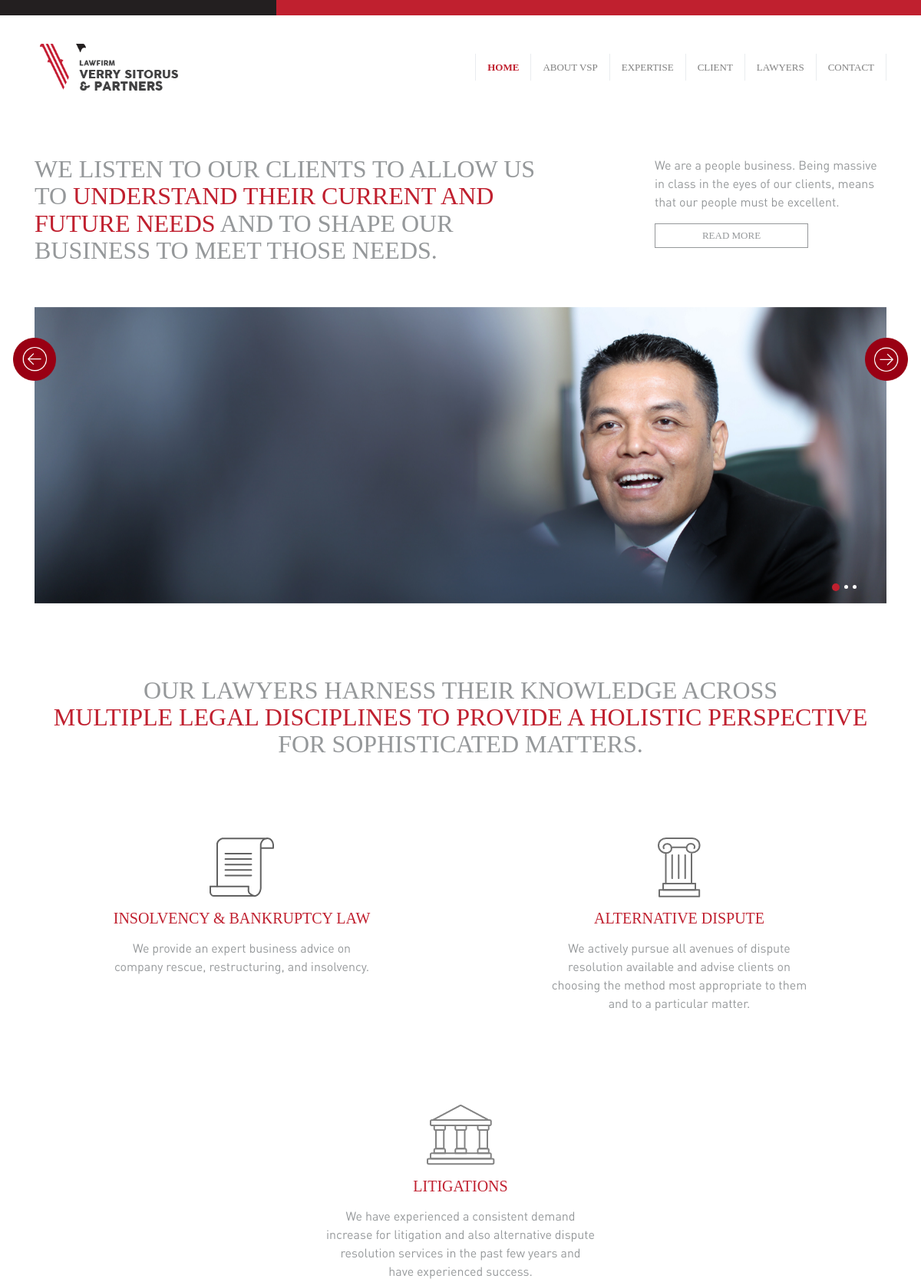
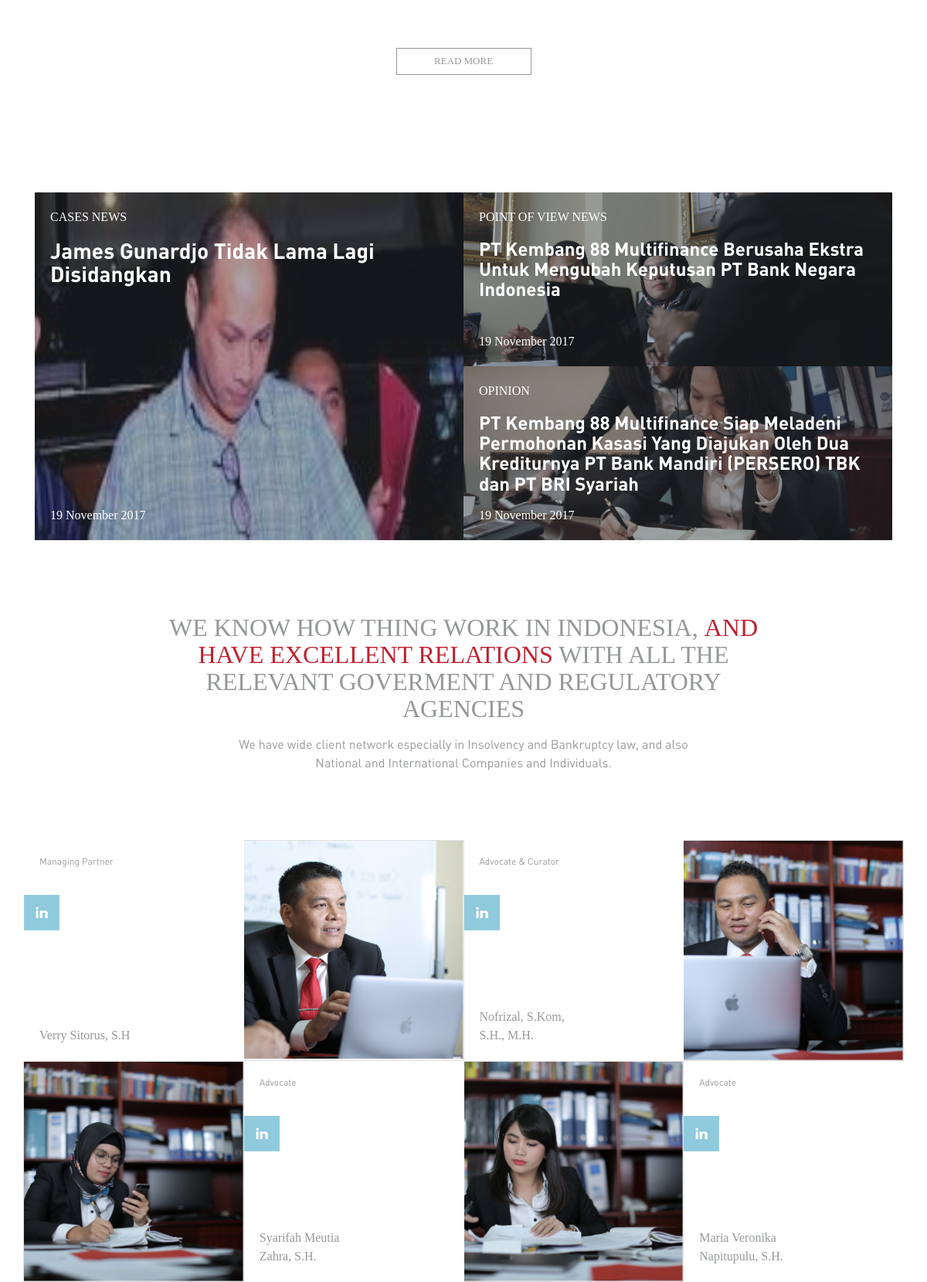
The page / (upper part) on the database its author committed (2 pictures, top to bottom).
### tables this page shows
CREATE TABLE `news` (
  `id_news` int(11) NOT NULL,
  `id_kategori` int(11) NOT NULL,
  `judul` varchar(255) NOT NULL,
  `header` mediumtext NOT NULL,
  `kolom1` mediumtext NOT NULL,
  `kolom2` mediumtext NOT NULL,
  `gambar` varchar(50) NOT NULL,
  `nomor` int(1) NOT NULL,
  `tgl_buat` date NOT NULL
);

CREATE TABLE `kategori` (
  `id_kategori` int(11) NOT NULL,
  `nama` varchar(25) NOT NULL
);

CREATE TABLE `teks` (
  `id` varchar(11) NOT NULL,
  `teks` mediumtext NOT NULL,
  `lokasi` varchar(20) NOT NULL
);

### tanggal.php (called while the page is built)
<?php
function tanggal_indo($tanggal)
{
    $bulan = array (1 =>   'Januari',
        'Februari',
        'Maret',
        'April',
        'Mei',
        'Juni',
        'Juli',
        'Agustus',
        'September',
        'Oktober',
        'November',
        'Desember'
    );
    $split = explode('-', $tanggal);
    return $split[2] . ' ' . $bulan[ (int)$split[1] ] . ' ' . $split[0];
}

### index.php (the view, shortened to what this page needs)
<?php
include ("config.php");
include ("tanggal.php");
$query = "select * from teks where id like 'lawyers%' order by id + 0";
$result = mysqli_query($db, $query);
$output = array();
while ($lawyers = mysqli_fetch_assoc($result))
    $output[] = $lawyers;
$query_news = "SELECT news.*, kategori.nama FROM news JOIN kategori ON news.id_kategori = kategori.id_kategori ORDER BY news.nomor ASC";
$result_news = mysqli_query($db, $query_news);
$news = array();
while ($row = mysqli_fetch_assoc($result_news))
    $news[] = $row;
?>
<!DOCTYPE html>
<html>
    <head>
        <link rel="stylesheet" href="assets/css/bootstrap.min.css">
        <link rel="stylesheet" href="assets/css/style.css">
    </head>
    <body>
        <table class="accent-color">
            <tr>
                <td class="black"></td>
                <td class="red"></td>
            </tr>
        </table>
        <nav class="navbar navbar-expand-lg navbar-light navbar-vsp my-4">
            <div class="container">
                <a class="navbar-brand" href="#">
                    <img src="assets/img/logo.png" alt="logo" width="180">
                </a>
              <div class="collapse navbar-collapse" id="navbarSupportedContent">
                <ul class="navbar-nav ml-auto">
                    <li class="nav-item border border-top-0 border-bottom-0 border-right-0 active">
                      <a class="nav-link" href="index.php">HOME <span class="sr-only">(current)</span></a>
                    </li>
                    <li class="nav-item border border-top-0 border-bottom-0 border-right-0">
                      <a class="nav-link" href="aboutus.php">ABOUT VSP</a>
                    </li>
                    <li class="nav-item border border-top-0 border-bottom-0 border-right-0">
                      <a class="nav-link" href="expertise.php">EXPERTISE</a>
                    </li>
                    <li class="nav-item border border-top-0 border-bottom-0 border-right-0">
                      <a class="nav-link" href="client.php">CLIENT</a>
                    </li>
                    <li class="nav-item border border-top-0 border-bottom-0 border-right-0">
                      <a class="nav-link" href="lawyers.php">LAWYERS</a>
                    </li>
                    <li class="nav-item border border-top-0 border-bottom-0">
                      <a class="nav-link" href="contact.php">CONTACT</a>
                    </li>
                </ul>
              </div>
          </div>
        </nav>
        <div class="container pt-5">
            <div class="row">
                <div class="col-md-8">
                    <h2 style="width:95%">WE LISTEN TO OUR CLIENTS TO ALLOW US TO  <span class="red">UNDERSTAND THEIR CURRENT AND FUTURE NEEDS</span> AND TO SHAPE OUR BUSINESS TO MEET THOSE NEEDS.</h2>
                </div>
                <div class="col-md-4">
                    <p class="ml-lg-5 ml-sm-1" style="width:85%">We are a people business. Being massive in class in the eyes of our clients, means that our people must be excellent. </p>
                    <a href="aboutus.php" class="btn btn-vsp btn-sm ml-lg-5 ml-sm-1" style="width:200px;">READ MORE</a>
                </div>
            </div>
            <div class="row">
                <div class="col-md-12">
                    <div id="carouselIndicator" class="carousel slide my-5" data-ride="carousel">
                      <ol class="carousel-indicators d-flex justify-content-end pl-5">
                        <li data-target="#carouselIndicator" data-slide-to="0" class="active"></li>
                        <li data-target="#carouselIndicator" data-slide-to="1"></li>
                        <li data-target="#carouselIndicator" data-slide-to="2"></li>
                      </ol>
                      <div class="carousel-inner">
                        <div class="carousel-item active">
                          <img class="d-block w-100" src="assets/img/01.jpg" alt="First slide">
                        </div>
                      </div>
                      <a class="carousel-control-prev d-none d-md-flex" href="#carouselIndicator" role="button" data-slide="prev">
                        <img src="assets/img/prev.png" alt="prev">
                      </a>
                      <a class="carousel-control-next d-none d-md-flex" href="#carouselIndicator" role="button" data-slide="next">
                        <img src="assets/img/next.png" alt="next">
                      </a>
                    </div>
                </div>
            </div>
            <div class="row my-5">
                <div class="col-md-12 mx-auto">
                    <div class="text-center">
                        <h2>OUR LAWYERS HARNESS THEIR KNOWLEDGE ACROSS<div class="red">MULTIPLE LEGAL DISCIPLINES TO PROVIDE A HOLISTIC PERSPECTIVE</div>FOR SOPHISTICATED MATTERS.</h2>
                    </div>
                </div>
            </div>
            <div class="row py-5">
                <div class="col-md-4 text-center mx-auto">
                    <img src="assets/img/logo-paper.png" alt="insolvency">
                    <h5 class="red pt-3">INSOLVENCY &amp; BANKRUPTCY LAW</h5>
                    <p class="pt-2">
                        We provide an expert business advice on company rescue, restructuring, and insolvency.
                    </p>
                </div>
                <div class="col-md-4 text-center mx-auto pt-5 pt-md-0">
                    <img src="assets/img/logo-pillar.png" alt="dispute">
                    <h5 class="red pt-3">ALTERNATIVE DISPUTE</h5>
                    <p class="pt-2">
                        We actively pursue all avenues of dispute resolution available and advise clients on choosing the method most appropriate to them and to a particular matter.
                    </p>
                </div>
            </div>
            <div class="row py-lg-5">
                <div class="col-md-4 text-center mx-auto py-lg-2">
                    <img src="assets/img/logo-pantheon.png" alt="insolvency">
                    <h5 class="red pt-3">LITIGATIONS</h5>
                    <p class="pt-2">
                        We have experienced a consistent demand increase for litigation and also alternative dispute resolution services in the past few years and have experienced success.
                    </p>
                    <a href="expertise.php" class="btn btn-vsp btn w-50 mt-5">READ MORE</a>
                </div>
            </div>
            <div class="row py-5 no-gutters mt-5">
                <div class="col-lg-6 col-md-12">
                    <a href="news.php?id=<?php echo $news[0]['id_news'];?>" class="card bg-dark text-white card-news">
                        <img class="card-img img-fluid" src="assets/img/<?php echo $news[0]['gambar'] ?>" alt="Card image" style="height:450px;">
                        <div class="card-img-overlay">
                            <p class="card-text"><?php echo strip_tags($news[0]['nama']) ?></p>
                            <h3 class="card-title"><?php echo strip_tags($news[0]['judul']) ?></h3>
                            <p class="card-text date"><?php echo tanggal_indo($news[0]['tgl_buat'])?></p>
                        </div>
                    </a>
                </div>
                <div class="col-lg-6 col-md-12">
                    <div class="row">
                        <div class="col-12">
                            <a href="news.php?id=<?php echo $news[1]['id_news'];?>" class="card bg-dark text-white card-news">
                                <img class="card-img img-fluid" src="assets/img/<?php echo $news[1]['gambar'] ?>" alt="Card image" style="height:225px;">
                                <div class="card-img-overlay">
                                    <p class="card-text"><?php echo strip_tags($news[1]['nama']) ?></p>
                                    <h4 class="card-title"><?php echo strip_tags($news[1]['judul']) ?></h4>
                                    <p class="card-text date"><?php echo tanggal_indo($news[1]['tgl_buat'])?></p>
                                </div>
                            </a>
                        </div>
                        <div class="col-12">
                            <a href="news.php?id=<?php echo $news[2]['id_news'];?>" class="card bg-dark text-white card-news">
                                <img class="card-img img-fluid" src="assets/img/<?php echo $news[2]['gambar'] ?>" alt="Card image" style="height:225px;">
                                <div class="card-img-overlay">
                                    <p class="card-text"><?php echo strip_tags($news[2]['nama']) ?></p>
                                    <h4 class="card-title"><?php echo strip_tags($news[2]['judul']) ?></h4>
                                    <p class="card-text date"><?php echo tanggal_indo($news[2]['tgl_buat'])?></p>
                                </div>
                            </a>
                        </div>
                    </div>
                </div>
            </div>
            <div class="row my-5">
                <div class="col-md-9 mx-auto">
                    <div class="text-center">
                        <h2>WE KNOW HOW THING WORK IN INDONESIA, <span class="red">AND HAVE EXCELLENT RELATIONS</span>
                            WITH ALL THE RELEVANT GOVERMENT AND REGULATORY AGENCIES</h2>
                        <p class="w-75 mx-auto pt-2">We have wide client network especially in Insolvency and Bankruptcy law, and also National and International Companies and Individuals.</p>
                    </div>
                </div>
            </div>
            <div class="row my-5">
                <div class="card-group my-4 w-100">
                <div class="card card-profile" id="profile-1" style="cursor:pointer">
                  <div class="card-body">
                    <h5 class="card-title"><?php echo $output[1]['teks']; ?></h5> <br>
                    <div class="social d-none d-md-flex">
                        <a href="<?php echo $output[3]['teks']; ?>" target="_blank">
                          <img src="assets/img/in.png" alt="instagram-logo">
                        </a>
                    </div>
                    <p class="card-text"><?php echo $output[2]['teks']; ?></p>
                  </div>
                </div>
                <div class="card" style="cursor:pointer">
                  <img class="card-img-top img-fluid" src="assets/img/1.png" id="image-1" style="max-height: 500px;">
                </div>
                  <div class="card card-profile" id="profile-2" style="cursor:pointer">
                    <div class="card-body">
                      <h5 class="card-title"><?php echo $output[4]['teks']; ?></h5> <br><br>
                      <div class="social d-none d-md-flex">
                          <a href="<?php echo $output[6]['teks']; ?>" target="_blank">
                            <img src="assets/img/in.png" alt="instagram-logo">
                          </a>
                      </div>
                      <p class="card-text"><?php echo $output[5]['teks']; ?></p>
                    </div>
                  </div>
                  <div class="card">
                    <img class="card-img-top" src="assets/img/2.png" id="image-2" style="cursor:pointer;max-height: 500px;">
                  </div>
                  <div class="card card-image">
                    <img class="card-img-top" src="assets/img/6.png" class="card-image" style="cursor:pointer;max-height: 500px;">
                  </div>
                  <div class="card card-profile" id="profile-3" style="cursor:pointer">
                    <div class="card-body">
                      <h5 class="card-title"><?php echo $output[7]['teks']; ?></h5> <br><br>
                      <div class="social d-none d-md-flex">
                          <a href="<?php echo $output[9]['teks']; ?>" target="_blank">
                            <img src="assets/img/in.png" alt="instagram-logo">
                          </a>
                      </div>
                      <p class="card-text"><?php echo $output[8]['teks']; ?></p>
                    </div>
                  </div>
                  <div class="card card-image">
                    <img class="card-image card-img-top" src="assets/img/4.png" style="cursor:pointer;max-height: 500px;">
                  </div>
                  <div class="card card-profile" id="profile-4" style="cursor:pointer">
                    <div class="card-body">
                      <h5 class="card-title"><?php echo $output[10]['teks']; ?></h5> <br><br>
                      <div class="social d-none d-md-flex">
                          <a href="<?php echo $output[12]['teks']; ?>" target="_blank">
                            <img src="assets/img/in.png" alt="instagram-logo">
                          </a>
                      </div>
                      <p class="card-text"><?php echo $output[11]['teks']; ?></p>
                    </div>
                  </div>
                </div>
            </div>
        </div>
    </body>
</html>

### assets/css/style.css (style rules this page uses)
body { margin: 0; padding: 0; color: #95989A; font-smooth: always; -webkit-font-smoothing: antialiased; -moz-osx-font-smoothing: grayscale; }
h1, h2, h3, h4, h5, .nav-link { font-family: Klavika-Regular; }
h6, p { font-family: DIN-Regular; }
.btn { font-family: Klavika-Bold; font-size: 12px; }
.btn.btn-sm { padding: 5px 0; }
.accent-color { width: 100%; height: 20px; border-collapse: collapse; }
.accent-color td { margin: 0; padding: 0; }
.accent-color td.black { width: 30%; background-color: #231F20; }
.accent-color td.red { width: 70%; background-color: #C0202F; }
.navbar { background: #fff; }
.navbar.navbar-vsp a { color: #95989A; font-size: 13px; margin: 0 7px; }
li.nav-item.active a { color: #C0202F!important; font-weight: bold; }
.red { color: #C0202F; font-family: Klavika-Bold; }
.btn-vsp { border: 1px solid #95989A; color: #95989A; background: none; border-radius: 0; font-size: 13px; outline: 0; }
.card-news { border-radius: 0; border: 0; }
.card-news img { opacity: 0.6; }
.card-news .date { position: absolute; bottom: 20px; }
.card-news .card-title { font-family: DIN-Bold; }
.card-news .card-text { font-family: Klavika-Bold; }
.card-profile { border-radius: 0; border-color: #ffffff; -o-transition: color .5s ease-out, background .5s ease-in; -ms-transition: color .5s ease-out, background .5s ease-in; -moz-transition: color .5s ease-out, background .5s ease-in; -webkit-transition: color .5s ease-out, background .5s ease-in; transition: color .5s ease-out, background .5s ease-in; }
.card img.card-img-top { border: 0; border-radius: 0; max-height: 280px; }
.card-profile .card-title { font-family: DIN-Regular; font-size: 12px; }
.card-profile .card-text { position: absolute; bottom: 20px; font-family: Klavika-Bold; }
.card-profile .social { position: absolute; left: 0; top: 70px; }
.carousel-control-prev { margin-left: -15px; margin-top: -250px; width: 30px; opacity: 1; }
.carousel-control-next { margin-right: -15px; margin-top: -250px; width: 30px; opacity: 1; }
.carousel-indicators { position: absolute; right: -130px; bottom: 0; }
.carousel-indicators > li { border-radius: 75px; width: 5px; height: 5px; background: #ffffff; }
.carousel-indicators > li.active { background: #C0202F; width: 10px; height: 10px; margin-top: -2px; }

### rows shown on the page
news: gambar (picture), judul "James Gunardjo Tidak Lama Lagi Disidangkan", tgl_buat "19 November 2017"
kategori: nama "CASES NEWS"
news: gambar (picture), judul "PT Kembang 88 Multifinance Berusaha Ekstra Untuk Mengubah Keputusan PT Bank Negara Indonesia", tgl_buat "19 November 2017"
kategori: nama "POINT OF VIEW NEWS"
news: gambar (picture), judul "PT Kembang 88 Multifinance Siap Meladeni Permohonan Kasasi Yang Diajukan Oleh Dua Krediturnya PT Bank Mandiri (PERSERO) TBK dan PT BRI Syariah", tgl_buat "19 November 2017"
kategori: nama "OPINION"
teks: teks "Managing Partner"
teks: teks "Verry Sitorus, S.H"
teks: teks "Advocate & Curator"
teks: teks "Nofrizal, S.Kom, S.H., M.H."
teks: teks "Advocate"
teks: teks "Syarifah Meutia Zahra, S.H."
teks: teks "Advocate"
teks: teks "Maria Veronika Napitupulu, S.H."
